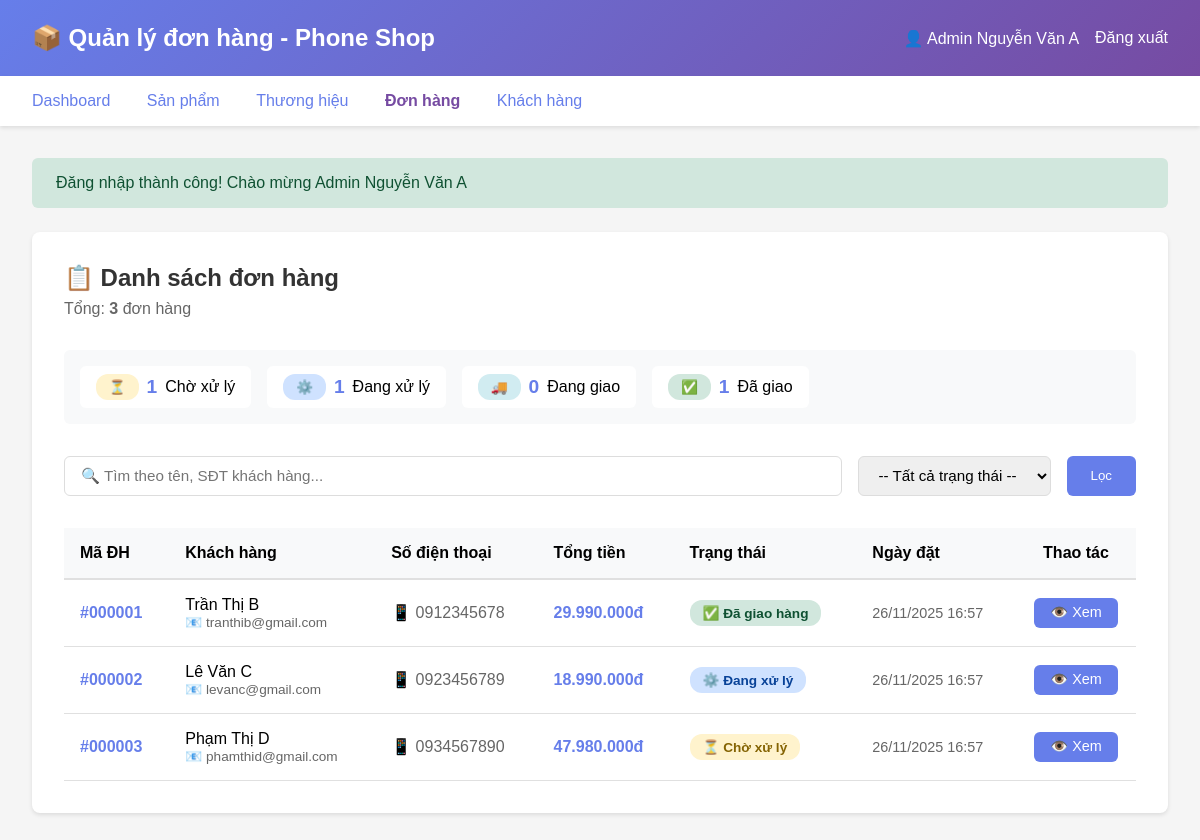
/public/admin/orders (signed in), run on the app's committed database.
### tables this page shows
CREATE TABLE orders (
    id INT AUTO_INCREMENT PRIMARY KEY,
    user_id INT NOT NULL,
    customer_name VARCHAR(100) NOT NULL,
    customer_phone VARCHAR(20) NOT NULL,
    customer_address TEXT NOT NULL,
    total_amount DECIMAL(10, 2) NOT NULL,
    status ENUM('pending', 'processing', 'shipping', 'delivered', 'cancelled') DEFAULT 'pending',
    payment_method VARCHAR(50) DEFAULT 'COD',
    notes TEXT,
    created_at TIMESTAMP DEFAULT CURRENT_TIMESTAMP,
    updated_at TIMESTAMP DEFAULT CURRENT_TIMESTAMP ON UPDATE CURRENT_TIMESTAMP,
    FOREIGN KEY (user_id) REFERENCES users(id) ON DELETE CASCADE,
    INDEX idx_user_id (user_id),
    INDEX idx_status (status),
    INDEX idx_created_at (created_at)
);

CREATE TABLE users (
    id INT AUTO_INCREMENT PRIMARY KEY,
    name VARCHAR(100) NOT NULL,
    email VARCHAR(100) NOT NULL UNIQUE,
    phone VARCHAR(20) NOT NULL,
    password VARCHAR(255) NOT NULL,
    role ENUM('customer', 'admin') DEFAULT 'customer',
    created_at TIMESTAMP DEFAULT CURRENT_TIMESTAMP,
    updated_at TIMESTAMP DEFAULT CURRENT_TIMESTAMP ON UPDATE CURRENT_TIMESTAMP,
    INDEX idx_email (email),
    INDEX idx_role (role)
);

### resources/view/admin/orders/index.php (the view, shortened to what the rows shown need)
<!DOCTYPE html>
<html lang="vi">
<head>
</head>
<body>
    <div class="header">
        <h1>📦 Quản lý đơn hàng - Phone Shop</h1>
    </div>
    <div class="container">
        <div class="section">
            <div class="section-header">
                <div>
                    <h2>📋 Danh sách đơn hàng</h2>
                </div>
            </div>
            <?php if (!empty($orders)): ?>
                <table>
                    <thead>
                        <tr>
                            <th>Mã ĐH</th>
                            <th>Khách hàng</th>
                            <th>Số điện thoại</th>
                            <th>Tổng tiền</th>
                            <th>Trạng thái</th>
                            <th>Ngày đặt</th>
                            <th style="width: 120px; text-align: center;">Thao tác</th>
                        </tr>
                    </thead>
                    <tbody>
                        <?php foreach ($orders as $order): ?>
                            <tr>
                                <td style="font-weight: 600; color: #667eea;">
                                    #<?= str_pad($order['id'], 6, '0', STR_PAD_LEFT) ?>
                                </td>
                                <td>
                                    <div style="font-weight: 500;"><?= escape($order['customer_name']) ?></div>
                                    <?php if (!empty($order['user_email'])): ?>
                                        <div style="font-size: 0.85rem; color: #666;">
                                            📧 <?= escape($order['user_email']) ?>
                                        </div>
                                    <?php endif; ?>
                                </td>
                                <td style="color: #666;">
                                    📱 <?= escape($order['customer_phone']) ?>
                                </td>
                                <td style="font-weight: 600; color: #667eea;">
                                    <?= formatPrice($order['total_amount']) ?>
                                </td>
                                <td>
                                    <span class="badge badge-<?= $order['status'] ?>">
                                        <?php
                                        $icons = [
                                            'pending' => '⏳',
                                            'processing' => '⚙️',
                                            'shipping' => '🚚',
                                            'delivered' => '✅',
                                            'cancelled' => '❌'
                                        ];
                                        echo ($icons[$order['status']] ?? '') . ' ' . ($statusMap[$order['status']] ?? $order['status']);
                                        ?>
                                    </span>
                                </td>
                                <td style="color: #666; font-size: 0.9rem;">
                                    <?= formatDateTime($order['created_at']) ?>
                                </td>
                                <td style="text-align: center;">
                                    <a href="<?= config('app.base_url') ?>/admin/orders/<?= $order['id'] ?>"
                                        class="btn btn-primary btn-sm">
                                        👁️ Xem
                                    </a>
                                </td>
                            </tr>
                        <?php endforeach; ?>
                    </tbody>
                </table>
            <?php endif; ?>
        </div>
    </div>
</body>
</html>

### data on the page
orders: id "000001", customer_name "Trần Thị B", user.email "tranthib@gmail.com", customer_phone "0912345678", total_amount "29.990.000đ", status "✅", status "Đã giao hàng", created_at "26/11/2025 16:57"
orders: id "000002", customer_name "Lê Văn C", user.email "levanc@gmail.com", customer_phone "0923456789", total_amount "18.990.000đ", status "⚙️", status "Đang xử lý", created_at "26/11/2025 16:57"
orders: id "000003", customer_name "Phạm Thị D", user.email "phamthid@gmail.com", customer_phone "0934567890", total_amount "47.980.000đ", status "⏳", status "Chờ xử lý", created_at "26/11/2025 16:57"

### other printed values
getUserName() "Admin Nguyễn Văn A"
$flash['message'] "Đăng nhập thành công! Chào mừng Admin Nguyễn Văn A"
$pagination['total'] "3"
$pendingCount "1"
$processingCount "1"
$shippingCount "0"
$deliveredCount "1"
